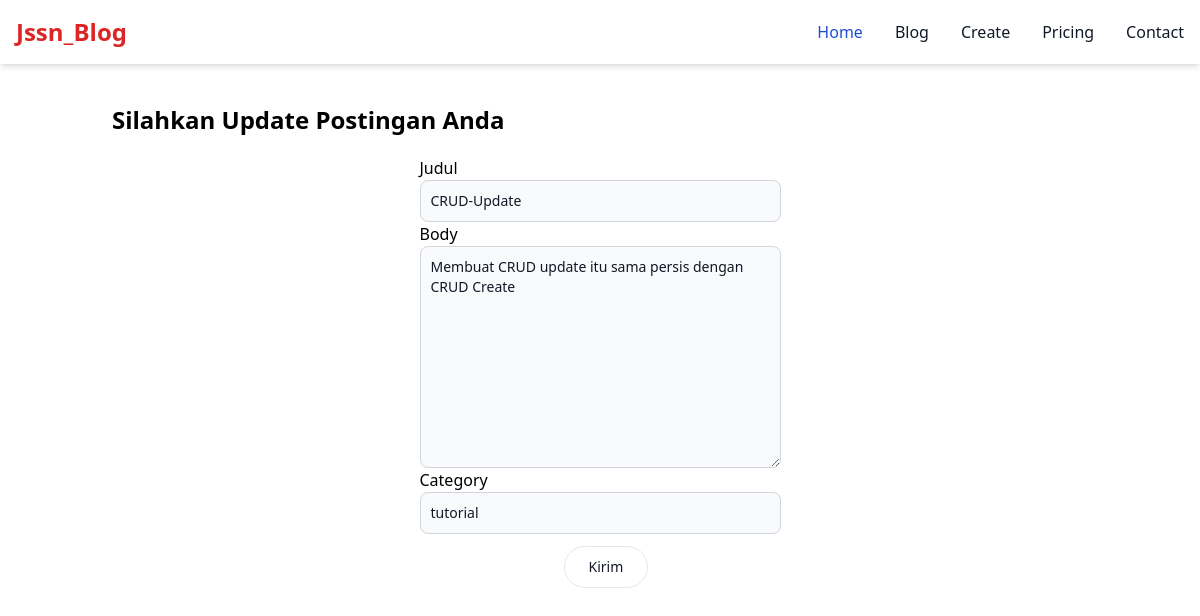
Page /blog/update/2/ on the committed database.
### blog/models.py (models this page shows, shortened)
class PostModel(models.Model):
    judul = models.CharField(max_length=20,validators=[validate_judul])
    body = models.TextField()
    category = models.CharField(max_length=20)

### blog/views.py (the view)
# urls.py: path('update/<int:id_update>/', views.update, name='update'),
def update(request,id_update):
   form_update = PostModel.objects.get(id=id_update)
   data = {
       'judul' : form_update.judul,
       'body'  : form_update.body,
       'category' : form_update.category,
   }
   akun_form = CreateForms(request.POST or None,initial=data,instance=form_update)
   if request.method == 'POST':
        if akun_form.is_valid():
            akun_form.save()
            return HttpResponseRedirect('/blog')
   context = {
        'judul' : 'Update',
        'isi'   : 'Silahkan Update Postingan Anda',
        'form'  : akun_form,
        }
   return render(request,'create.html',context)

### blog/templates/create.html (shortened to what this page needs)
{% extends 'base.html' %}
{% block content %}
<form method="POST">
    <div>
        {{form.judul.label}}
        {{form.judul}}
    </div>
    <div>
        {{form.body.label}}
        {{form.body}}
    </div>
    <div>
        {{form.category.label}}
        {{form.category}}
    </div>
    <button type="submit" class="ml-36 mt-3 py-2.5 px-6 me-2 mb-2 text-sm font-medium text-gray-900 focus:outline-none bg-white rounded-full border border-gray-200 hover:bg-gray-100 hover:text-blue-700 focus:z-10 focus:ring-4 focus:ring-gray-100 dark:focus:ring-gray-700 dark:bg-gray-800 dark:text-gray-400 dark:border-gray-600 dark:hover:text-white dark:hover:bg-gray-700">Kirim</button>
</form>
{% endblock content %}

### rows in the picture
PostModel: judul "CRUD-Update", body "Membuat CRUD update itu sama persis dengan CRUD Create", category "tutorial"

### other values in the picture
{{ isi }} "Silahkan Update Postingan Anda"
